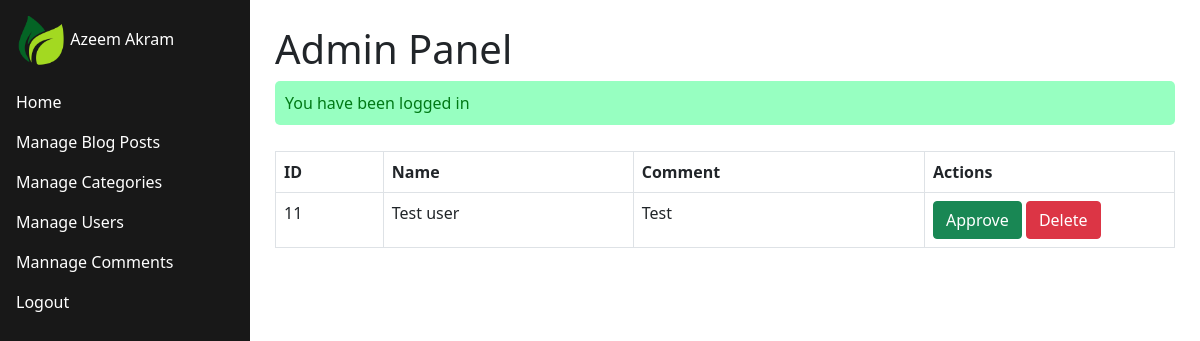
Screenshot of /admin/comments.php (signed in) with the database file from the repository.
### tables this page shows
CREATE TABLE `comments` (
  `id` int(11) NOT NULL,
  `comment` text NOT NULL,
  `user_id` int(11) NOT NULL,
  `blog_post_id` int(11) NOT NULL,
  `isApproved` tinyint(1) NOT NULL
);

CREATE TABLE `users` (
  `id` int(11) NOT NULL,
  `first_name` varchar(50) NOT NULL,
  `last_name` varchar(50) NOT NULL,
  `email` varchar(50) NOT NULL,
  `password` varchar(300) NOT NULL,
  `created_at` datetime NOT NULL DEFAULT current_timestamp()
);

### admin/comments.php (the view, shortened to what this page needs)
<?php
include "../database.php";
$sql = "Select comments.*, users.first_name, users.last_name from comments JOIN users where comments.user_id = users.id AND isApproved = 0;";
$results = $conn->query($sql);
?>
<!doctype html>
<html lang="en">
<head>
  <link href="https://cdn.jsdelivr.net/npm/bootstrap@5.0.2/dist/css/bootstrap.min.css" rel="stylesheet"
>
  <link rel="stylesheet" href="/assets/css/style.css" />
</head>
<body>
  <?php include "includes/sidebar.php" ?>
  <div class="main-container">
    <h1>Admin Panel</h1>
    <?php include "../includes/messages.php" ?>
    <div>
      <table class="table table-bordered table-stripped">
        <tr>
          <th>ID</th>
          <th style="width: 250px">Name</th>
          <th>Comment</th>
          <th style="width: 250px">Actions</th>
        </tr>
        <?php
        if ($results) {
          while ($row = $results->fetch_assoc()) {
            ?>
            <tr>
              <td><?php echo $row['id'] ?></td>
              <td><?php echo $row['first_name'] ?>     <?php echo $row['last_name'] ?></td>
              <td><?php echo $row['comment'] ?></td>
              <td>
                <button class="btn btn-success" data-bs-toggle="modal" data-bs-target="#approveModel_<?php echo $row['id'] ?>">Approve</button>
                <button class="btn btn-danger" data-bs-toggle="modal" data-bs-target="#deleteModel_<?php echo $row['id'] ?>">Delete</button>
              </td>
            </tr>
            <?php
          }
        }
        ?>
      </table>
    </div>
  </div>
</body>
</html>

### assets/css/style.css (style rules this page uses)
.main-container { margin-left: 250px; padding: 25px; }

### rows the page displays
comments: id "11", user.first_name "Test", user.last_name "user", comment "Test"

### other values shown
$_SESSION['admin_first_name'] "Azeem"
$_SESSION['admin_last_name'] "Akram"
$_SESSION['success'] "You have been logged in"
